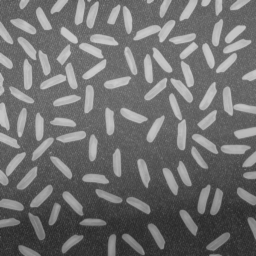
#> input picture lab4/rice.png, 256 x 256 px
$ jupyter execute 04_thresholding_hw.ipynb   (older library calls are emulated)
#> lines starting #> are read from the running program, lines starting #| are printed output that depends on the picture; after the words box and inside, x2 and y2 are one past the last pixel; in counts of white or black regions, pixels touching at a corner belong together
# Binaryzacja

### Zadanie domowe - binaryzacja adaptacyjna w oknach z interpolacją.

Pokazana w ramach podstawowej części ćwiczenia binaryzacja adaptacyjna działa dobrze, ale jest dość złożona obliczeniowo (choć oczywiście należy mieć świadomość, że implementację można zoptymalizować i wyeliminować pewne powtarzające się obliczenia).
Zbliżone rozwiązanie można również realizować w nieco innym wariancie - w oknach.
Ogólna idea jest następująca: wejściowy obraz dzielimy na nienachodzące (rozłączne) okna - wygodnie jest założyć, że są one kwadratowe i o rozmiarze będącym potęgą liczby 2.
W każdym z okien obliczamy próg - niech to będzie średnia i stosujemy do binaryzacji lokalnej.
Jak nietrudno się domyślić efekt nie będzie dobry, gdyż na granicach okien wystąpią artefakty.
Aby je wyeliminować należy zastosować interpolację, co zostanie szczegółowo opisane poniżej.
Warto zaznaczyć, że podobny mechanizm interpolacji stosowany jest w poznanym wcześniej algorytmie CLAHE.
Zainteresowane osoby odsyłam do artykułu na [Wikipedii](https://en.wikipedia.org/wiki/Adaptive_histogram_equalization) oraz do artykułu o metodzie CLAHE - Zuiderveld, Karel. “Contrast Limited Adaptive Histograph Equalization.” Graphic Gems IV. San Diego: Academic Press Professional, 1994. 474–485.

Na początek zaimplementujemy wariant metody bez interpolacji:
1. Wczytaj obraz _rice.png_.
2. W dwóch pętlach `for`, dla okien o ustalonym wymiarze $W$ (potęga 2), oblicz średnią:
- pętle powinny mieć krok $W$,
- wynik (tj. średnie) należy zapisać w pomocniczej tablicy,
- przydatny operator to `//` - dzielenie całkowitoliczbowe (*floor division*).

3. W kolejnych dwóch pętlach `for` (tym razem o kroku 1) przeprowadź binaryzację z wyznaczonymi progami.
   Tu oczywiście należy się sprytnie odwołać do wyników z tablicy pomocniczej.
   Wyświetl wyniki - czy jest on poprawny?
   Podpowiedź - błędy lepiej widać dla mniejszego rozmiaru okna (np. 16 x 16).

[cell 1]
import cv2
import os
import requests
from matplotlib import pyplot as plt
import numpy as np

url = 'https://raw.githubusercontent.com/vision-agh/poc_sw/master/04_Thresholding/'

fileName = "rice.png"
if not os.path.exists(fileName):
    r = requests.get(url + fileName, allow_redirects=True)
    open(fileName, 'wb').write(r.content)

[cell 2]
img = cv2.imread("rice.png", cv2.IMREAD_GRAYSCALE)
#> img is the input picture: shape (256, 256); min 40, max 204, mean 111.4
plt.gray()

frame = 32
(X,Y)=img.shape
#> X = 256; Y = 256
mean_tab = np.zeros(((X//frame)+1, (Y//frame)+1))

for i in range (0, (X//frame)+1):
    for j in range(0, (Y//frame)+1):
          f = img[int(i*frame): int((i+1)*frame), int(j*frame): int((j+1)*frame)]
          mean_tab[i,j]=cv2.mean(f)[0]

local_bin_img = np.zeros(img.shape)
for i in range (0,X):
    for j in range (0,Y):

        if img[i,j]>  mean_tab[(i//frame),(j//frame)]:
            local_bin_img[i,j] = True
        else:
            local_bin_img[i,j] = False
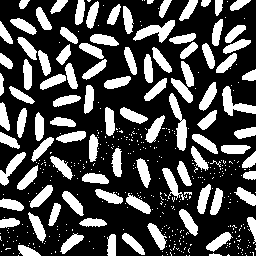
#> local_bin_img: shape (256, 256) float64; values 0 (black) and 1 (white), 30.2% white; 445 white regions (348 under 20 px), largest, box (x1, y1, x2, y2) and area: (169, 93, 187, 151) 448, (133, 20, 175, 43) 429, (222, 86, 256, 116) 410

plt.imshow(local_bin_img.astype(np.int))
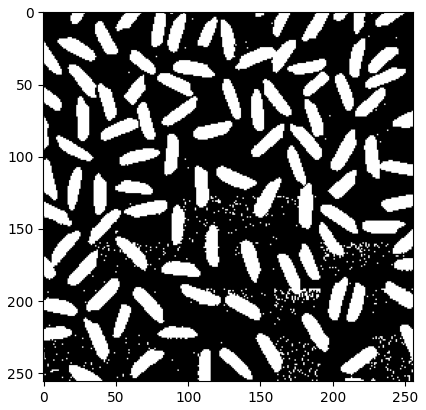
#> figure drawn by matplotlib, 1 panel

$ run again, with lab4/catalogue.png copied over lab4/rice.png
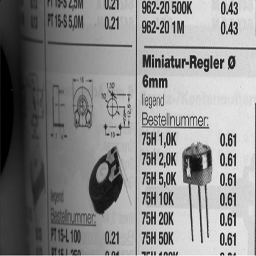
#> input picture lab4/catalogue.png, 256 x 256 px
#> img is the input picture: shape (256, 256); min 0, max 251, mean 138
#> after the loop `for i in range (0,X):`:
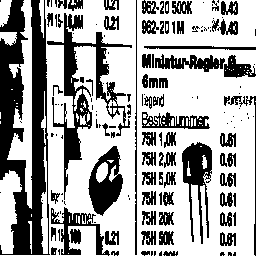
#> local_bin_img: shape (256, 256) float64; values 0 (black) and 1 (white), 65.4% white; 153 black regions (75 under 20 px), largest, box (x1, y1, x2, y2) and area: (0, 0, 50, 255) 7458, (47, 13, 132, 200) 3190, (182, 142, 212, 244) 1369
#> `[cell 2] img = cv2.imread("rice.png", cv2.IMREAD_GRAYSCALE) plt.gray()..`:
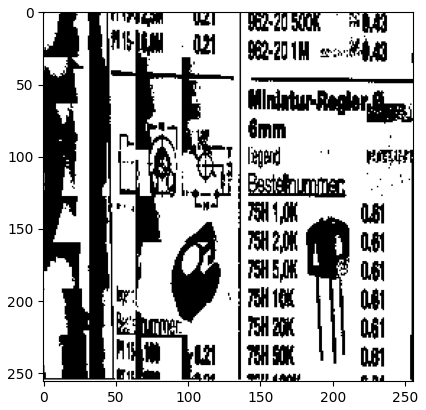
#> figure drawn by matplotlib, 1 panel
